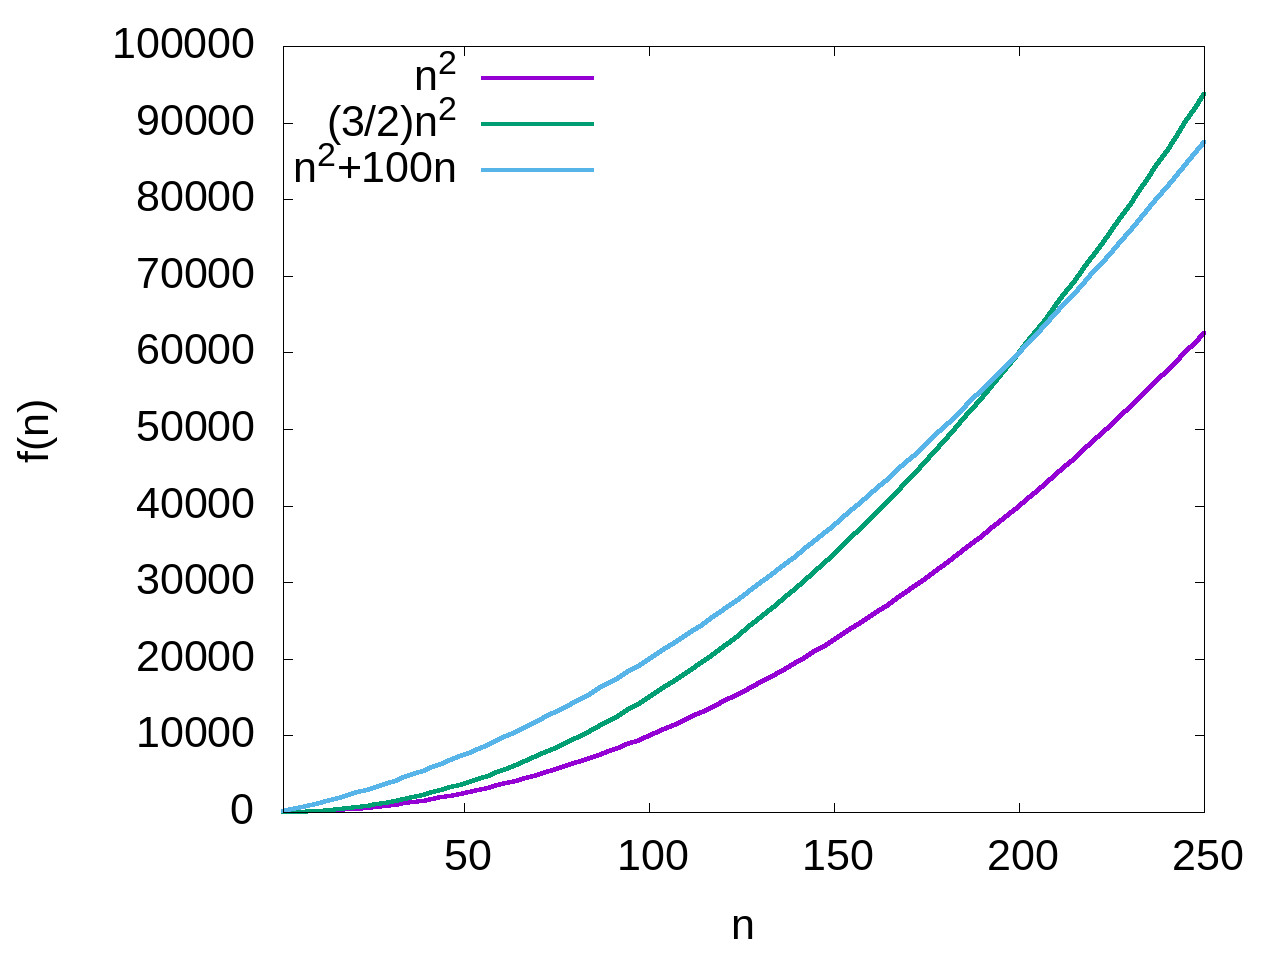

The gnuplot source for this figure:
set terminal jpeg enhanced size 1280,960 font "arial,32.0"
set output "grafico2.jpg"
set key top left
set xlabel "n"
set ylabel "f(n)"
plot [n=1:250] n*n with lines title "n^2" lw 4, \
               1.5*n*n with lines title "(3/2)n^2" lw 4, \
               n*n+100*n with lines title "n^2+100n" lw 4
